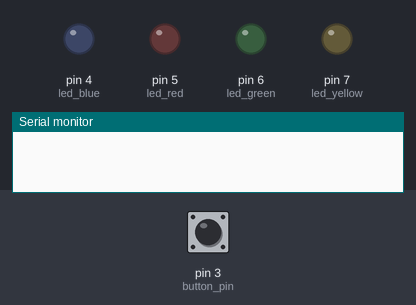
Recording of a sketch running on a simulated Arduino Uno, built with avr-gcc and run on an emulated ATmega328P. Shown: output pins drawn as LEDs (lit = HIGH), the last lines printed to the serial monitor. Dashed ring = blinking. Inputs (shaded band) come from the test bench; at power-on: pin 3 (button_pin) HIGH.

Above: at 1.2 s.
1.3 s: pin 3 (button_pin) pulled LOW for 0.15 s
At 1.82 s:
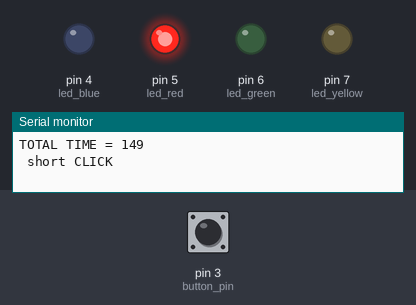
3.3 s: pin 3 (button_pin) pulled LOW for 1 s
At 5.0 s:
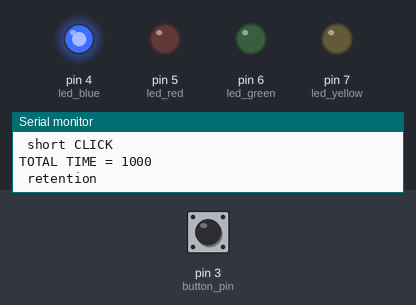
6.1 s: pin 3 (button_pin) pulled LOW for 0.15 s
At 6.62 s:
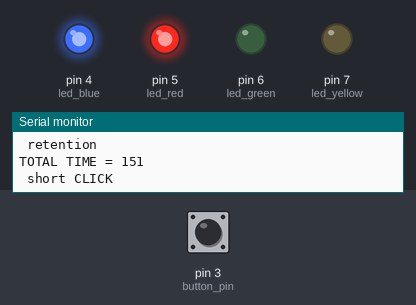
8.1 s: pin 3 (button_pin) pulled LOW for 3.2 s
13.1 s: pin 3 (button_pin) pulsed LOW 5 times (0.12 s each, 0.3 s apart)
At 13.59 s:
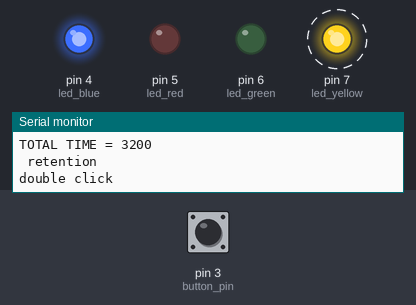
16.1 s: pin 3 (button_pin) pulsed LOW 5 times (0.12 s each, 0.3 s apart)
At 17.19 s:
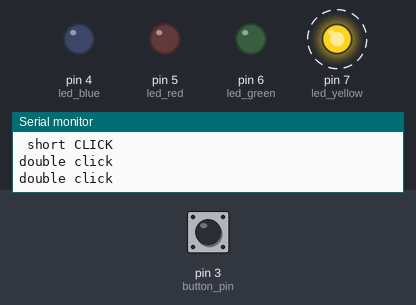
Timing chart, 0 to 19.3 s (numbered marks = the images above; inputs shaded):
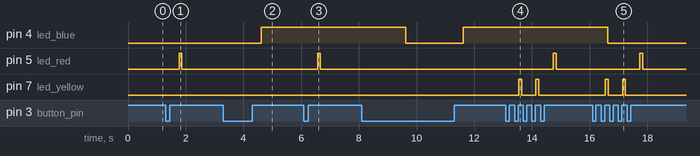

Measured:
- after the input at 1.3 s, pin 5 (led_red): LOW → HIGH after 0.47 s, → LOW 0.10 s later
- after the input at 3.3 s, pin 4 (led_blue): LOW → HIGH after 1.3 s
- after the input at 6.1 s, pin 5 (led_red): LOW → HIGH after 0.47 s, → LOW 0.10 s later
- after the input at 13.1 s, pin 5 (led_red): LOW → HIGH after 1.6 s, → LOW 0.10 s later; pin 7 (led_yellow): alternates HIGH for 0.10 s and LOW for 0.50 s, 4 changes in all, then stays LOW, starting after 0.44 s
- after the input at 16.1 s, pin 5 (led_red): LOW → HIGH after 1.6 s, → LOW 0.10 s later; pin 7 (led_yellow): alternates HIGH for 0.10 s and LOW for 0.50 s, 4 changes in all, then stays LOW, starting after 0.44 s

The sketch:

main.ino
```cpp
int button_pin = 3;
int led_blue = 4;
int led_red = 5;
int led_green = 6;
int led_yellow = 7;

unsigned long int first_time;
unsigned long int start_time;
unsigned long int second_time;
unsigned long int total_time;
unsigned long int led_blue_time;
unsigned long int led_red_time;
unsigned long int led_green_time;
unsigned long int led_yellow_time;
unsigned long int last_click_time;
int click_count = 0;

bool before;
bool before_2;
bool current_time;
bool previous_time;
bool led_red_on;
bool led_green_on;
bool led_blue_on;
bool led_yellow_on;


void setup()
{
  Serial.begin(9600);
  pinMode(button_pin, INPUT_PULLUP);
  pinMode(led_blue, OUTPUT);
  pinMode(led_red, OUTPUT);
  pinMode(led_green, OUTPUT);
  pinMode(led_yellow, OUTPUT);


current_time = digitalRead(button_pin);
previous_time = current_time;
}


enum State
{
  WAIT_PRESS,
  DEBOUNCE_PRESS,
  PRESSED,
  DEBOUNCE_RELEASE,
  WAIT_SECOND_CLICK,
  ACTION
};

State state = WAIT_PRESS;


void loop()
{

current_time = digitalRead(button_pin);
 switch(state)
{


  case WAIT_PRESS:
 if(current_time == 0 && previous_time == 1)
 {
  first_time = millis();
  before = digitalRead(button_pin);
  state = DEBOUNCE_PRESS;
 }
 break;

  case DEBOUNCE_PRESS:
  if(millis() - first_time >=20 && before == digitalRead(button_pin) && click_count == 0 )
  {
    start_time = millis();
    state = PRESSED;
  }
  if(millis() - first_time >= 20 && before == digitalRead(button_pin) && click_count >= 1 )
  {
    state = PRESSED;
  }

  break;

case PRESSED:
 if( current_time == 1 && previous_time == 0)
 {
  second_time = millis();
  before_2 = digitalRead(button_pin);
  state = DEBOUNCE_RELEASE;
 }
 break;

case DEBOUNCE_RELEASE:
 if( millis() - second_time >= 20 && before_2 == digitalRead(button_pin) )
 {
  total_time = millis() - start_time;
   if( click_count == 0)
   {
    last_click_time = millis();
   }
  click_count++;
  state = WAIT_SECOND_CLICK;
 }
 break;

 case WAIT_SECOND_CLICK:
 if(current_time == 0 && previous_time == 1 )
 {

  first_time = millis();
  before = digitalRead(button_pin);
  state = DEBOUNCE_PRESS;
 }
 if( millis() - last_click_time > 300 )
 {
  state = ACTION;
 }
break;


case ACTION:

if(click_count == 1)
{
    Serial.print("TOTAL TIME = ");
    Serial.println(total_time);
}

if(total_time >= 50 && total_time < 300 && click_count == 1 && led_red_on == false)
 {
  Serial.println(" short CLICK");
  digitalWrite(led_red, HIGH);
  led_red_time = millis();
  led_red_on = true;
 }


if( click_count == 2 && led_yellow_on == false)
{
  Serial.println("double click");
  digitalWrite(led_yellow, HIGH);
  led_yellow_time = millis();
  led_yellow_on = true;
}


if( total_time > 300 && total_time <= 700 && click_count == 1 && led_green_on == false)
{
  Serial.println("long click");
  digitalWrite(led_green, HIGH);
  led_green_time = millis();
  led_green_on = true;
}


if(total_time > 700 && click_count == 1 && led_blue_on == false)
{
  Serial.println(" retention ");
  digitalWrite(led_blue, HIGH);
  led_blue_time = millis();
  led_blue_on = true;
}


state = WAIT_PRESS;
click_count = 0;


}

if(millis() - led_red_time >= 100 && led_red_on == true)
{
  digitalWrite(led_red, LOW);
  led_red_on = false;
}

if(millis() - led_yellow_time >= 100 && led_yellow_on == true)
{
  digitalWrite(led_yellow, LOW);
  led_yellow_on = false;
}

if(millis() - led_green_time >= 100 && led_green_on == true)
{
  digitalWrite(led_green, LOW);
  led_green_on = false;
}

if(millis() - led_blue_time >= 5000 && led_blue_on == true)
{
  digitalWrite(led_blue, LOW);
  led_blue_on = false;
}


previous_time = current_time;

}
```
